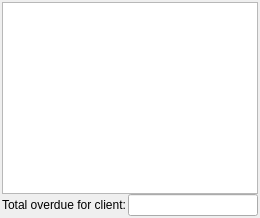
               <widget class="QWidget" name="tab_4">
                <attribute name="title">
                 <string>Client overdue pays</string>
                </attribute>
                <layout class="QVBoxLayout" name="layoutClientOverduePaysUtility">
                 <property name="spacing">
                  <number>0</number>
                 </property>
                 <property name="leftMargin">
                  <number>2</number>
                 </property>
                 <property name="topMargin">
                  <number>2</number>
                 </property>
                 <property name="rightMargin">
                  <number>2</number>
                 </property>
                 <property name="bottomMargin">
                  <number>2</number>
                 </property>
                 <item>
                  <widget class="vmListWidget" name="paysOverdueClientList"/>
                 </item>
                 <item>
                  <layout class="QHBoxLayout" name="horizontalLayout_15">
                   <property name="spacing">
                    <number>2</number>
                   </property>
                   <item>
                    <widget class="QLabel" name="lblClientPayOverdueTotals">
                     <property name="text">
                      <string>Total overdue for client:</string>
                     </property>
                     <property name="textFormat">
                      <enum>Qt::PlainText</enum>
                     </property>
                    </widget>
                   </item>
                   <item>
                    <widget class="QLineEdit" name="txtClientPayOverdueTotals"/>
                   </item>
                  </layout>
                 </item>
                </layout>
               </widget>
